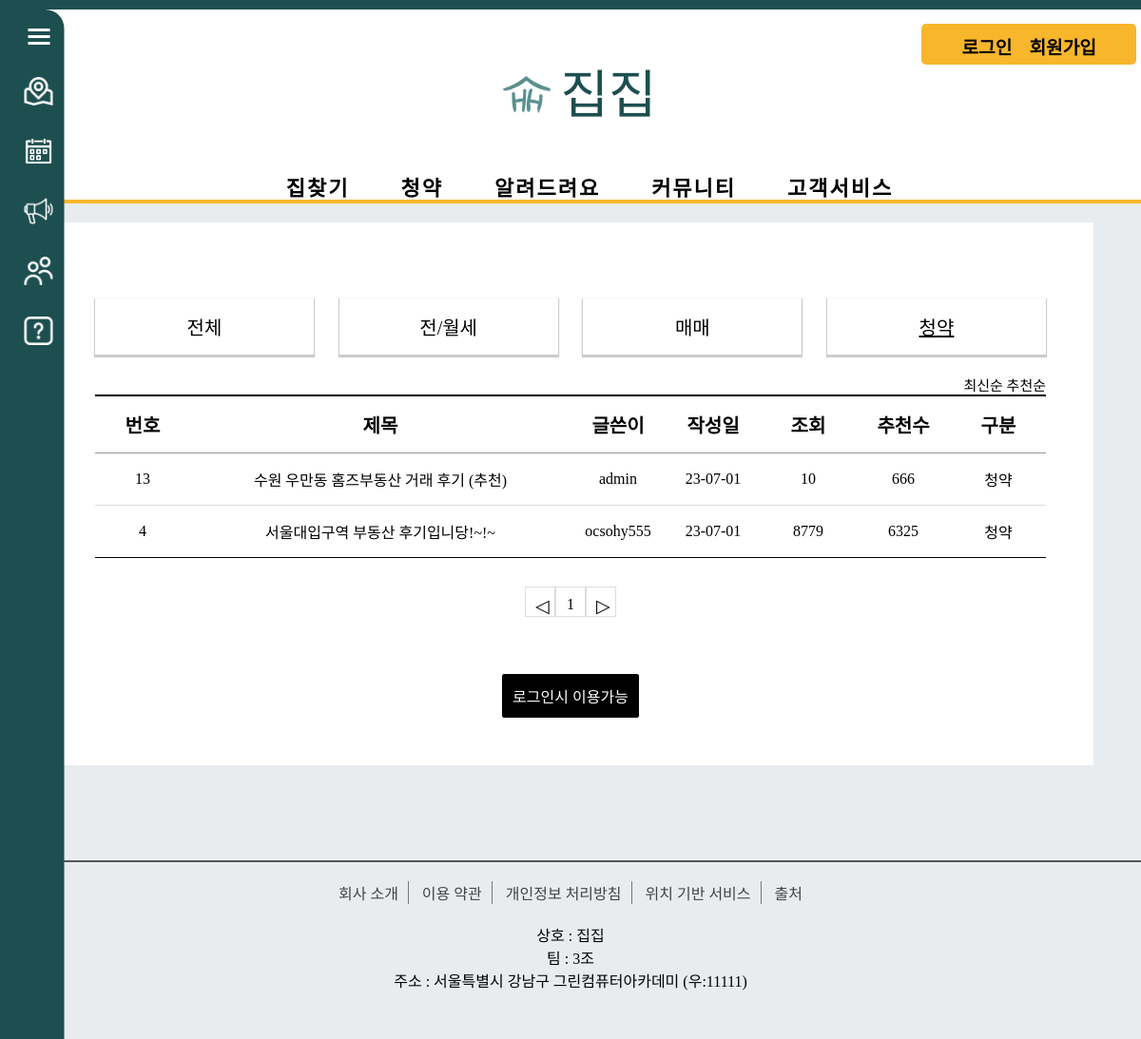
Page /review/review_subscription/ on the committed database.
### review/models.py (models this page shows, shortened)
class Review_Board(models.Model):
    r_title = models.CharField(max_length=100)
    r_content = models.TextField()
    user = models.ForeignKey(User, on_delete=models.CASCADE)
    r_regdate = models.DateTimeField()
    r_modifydate = models.DateTimeField(null=True, blank=True)
    r_type = models.CharField(max_length=10) # 리뷰 게시판 타입
    r_hit = models.IntegerField(default=0)
    r_recommend = models.IntegerField(default=0)

### review/views.py (the view)
# urls.py: path('review_subscription/', views.review_list_subscription, name='review_subscription'), # 거래후기청약
def review_list_subscription(request):
    question_list = Review_Board.objects.filter(r_type='청약').order_by('-r_regdate')
    page = request.GET.get('page', '1')
    paginator = Paginator(question_list, 10)
    text = paginator.get_page(page)
    context = {'question_list': text}
    return render(request, 'review/review_list_subscription.html', context)

### templates/review/review_list_subscription.html (shortened to what this page needs)
<!DOCTYPE html>
<html lang="en">
{% load static %}
<head>
    <link rel="stylesheet" href="{% static 'css/review/css/css.css' %}">
</head>
<body>
{% include 'poll/sidebar.html' %}
{% include 'poll/header.html' %}
    <div class="board_wrap">
        <div class="board_list_wrap">
            <div class="category_wrap">
                <ul>
                    <li><a href="{% url 'review:review_main' %}">전체</a></li>
                    <li><a href="{% url 'review:review_jan' %}" >전/월세</a></li>
                    <li><a href="{% url 'review:review_mama' %}" >매매</a></li>
                    <li><a href="{% url 'review:review_subscription' %}" class="active">청약</a></li>
                </ul>
            </div>
            <div class="board_title_takes">
                <a href="{% url 'review:review_subscription' %}">최신순</a>
                <a href="{% url 'review:review_subscription_recommend' %}">추천순</a>
            </div>
            <div class="board_list">
                <div class="top">
                    <div class="num">번호</div>
                    <div class="title">제목</div>
                    <div class="writer">글쓴이</div>
                    <div class="date">작성일</div>
                    <div class="count">조회</div>
                    <div class="count">추천수</div>
                    <div class="division">구분</div>
                </div>
                {% for question in question_list %}
                <div>
                    <div class="num">{{ question.id }}</div>
                    <div class="title"><a href="{% url 'review:review_detail' question.id %}">{{ question.r_title }}</a></div>
                    <div class="writer">{{ question.user }}</div>
                    <div class="date">{{ question.r_regdate|date:"y-m-d" }}</div>
                    <div class="count">{{ question.r_hit }}</div>
                    <div class="count">{{ question.r_recommend }}</div>
                    <div class="division">{{question.r_type}}</div>
                </div>
                {% endfor %}
            </div>
            <ul class="board_page">
                {% if question_list.has_previous %}
                <li class="bt first">
                    <a class="bt prev" href="?page={{ question_list.previous_page_number }}">◀</a>
                </li>
                {% else %}
                <li class="page-item disabled">
                    <a class="bt prev">◁</a>
                </li>
                {% endif %}
                {% for page_number in question_list.paginator.page_range %}
                {% if question_list.number == page_number %}
                <li class="page-item active">
                    <a class="num">{{ page_number }}</a>
                </li>
                {% else %}
                <li class="page-item">
                    <a class="num" href="?page={{ page_number }}">{{ page_number }}</a>
                </li>
                {% endif %}
                {% endfor %}
                {% if question_list.has_next %}
                <li class="page-item">
                    <a class="bt last" href="?page={{ question_list.next_page_number }}">▶</a>
                </li>
                {% else %}
                <li class="page-item disabled">
                    <a class="bt last">▷</a>
                </li>
                {% endif %}
            </ul>
              <div class="bt_wrap">
            {% if user.is_authenticated %}
            <a href="{% url 'review:write' %}" class="on">등록</a>
            {% else %}
            <a href="{% url 'common:signin' %}" class="on">로그인시 이용가능</a>
            {% endif %}
            </div>
        </div>
    </div>
{% include 'poll/footer.html' %}
</body>
</html>

### static/css/poll/style.css (style rules this page uses)
* { margin: 0; padding: 0; }
body { background: #e8ecef; font-family: 'GangwonEdu_OTFBoldA'; border-top: 10px solid #1d4f50 }
ul li { list-style: none; }
a { text-decoration: none; }
ul > li { list-style: none; }

### static/css/review/css/style.css (style rules this page uses)
* { margin: 0;padding: 0; }
ul, li { list-style: none; }
a { text-decoration: none;color: initial; }
.category_wrap { padding-bottom: 10px; margin-bottom: 10px; }
.category_wrap ul { display: flex; justify-content: space-between; align-items: center; list-style-type: none; margin: 0; padding: 0; font-size: 0; }
.category_wrap li { text-align: center; box-shadow: 0px 1px 1px 1px rgba(0, 0, 0, 0.2); background-color: #fff; border-bottom: 1px solid #ccc; font-size: 0; width: 20%; padding: 15px; }
.category_wrap li a { font-size: 20px; }
.category_wrap a { color: #000; font-size: 1.0rem; }
.category_wrap a.active { text-decoration: underline; color: #000; }
.board_wrap { width: 1000px; margin: 20px auto; margin-bottom: 100px; padding:80px 50px 50px 50px; text-align: center; font-family: GangwonEdu_OTFBoldA; background-color: #fff; }
.board_title_takes { text-align: right; font-size: 15px; }
.board_list { width: 100%; border-top: 2px solid #000 ; }
.board_list > div { border-bottom:1px solid #ddd; font-size: 0; }
.board_list > div.top { border-bottom: 1px solid #999 ; }
.board_list > div:last-child { border-bottom: 1px solid #000 ; }
.board_list > div > div { display: inline-block; font-size: 16px; text-align: center; vertical-align: middle; padding: 15px 0; }
.board_list > div.top > div { font-weight: 600; font-size: 20px; }
.board_list .num { width: 10%; }
.board_list .title { width: 40%; text-align: left; }
.board_list .title { text-align: center; }
.board_list .writer { width: 10%; font-size: 16px; }
.board_list .date { width: 10%; font-size: 16px; }
.board_list .count { width: 10%; font-size: 16px; }
.board_list .division { width: 10%; font-size: 16px; }
.board_page { margin-top: 30px; flex: 1; display: flex; justify-content: center; font-size: 0; }
.board_page a { display: inline-block; border: 1px solid #ddd; width: 32px; height: 32px; box-sizing: border-box; border-left: 0; vertical-align: middle; line-height: 100%; }
.board_page a.bt { padding: 10px 10px; font-size: 1.2rem; letter-spacing: -1px; }
.board_page a.num { text-align: center; padding: 10px 5px; font-size: 16px; }
.board_page a:first-child { border-left: 1px solid #ddd; }
.bt_wrap { margin-top: 60px; text-align: center; }
.bt_wrap button, .bt_wrap a { display: inline-block; min-width: 80px; padding: 10px; border: 1px solid #000; border-radius: 2px; font-size: 16px; }
.bt_wrap a:first-child { margin-left: 0; }
.bt_wrap button, .bt_wrap a.on { background-color: #000; color: #fff; }

### rows in the picture
Review_Board: id "13", r_title "수원 우만동 홈즈부동산 거래 후기 (추천)", user "admin", r_regdate "23-07-01", r_hit "10", r_recommend "666", r_type "청약"
Review_Board: id "4", r_title "서울대입구역 부동산 후기입니당!~!~", user "ocsohy555", r_regdate "23-07-01", r_hit "8779", r_recommend "6325", r_type "청약"

### other values in the picture
{{ page_number }} "1"
